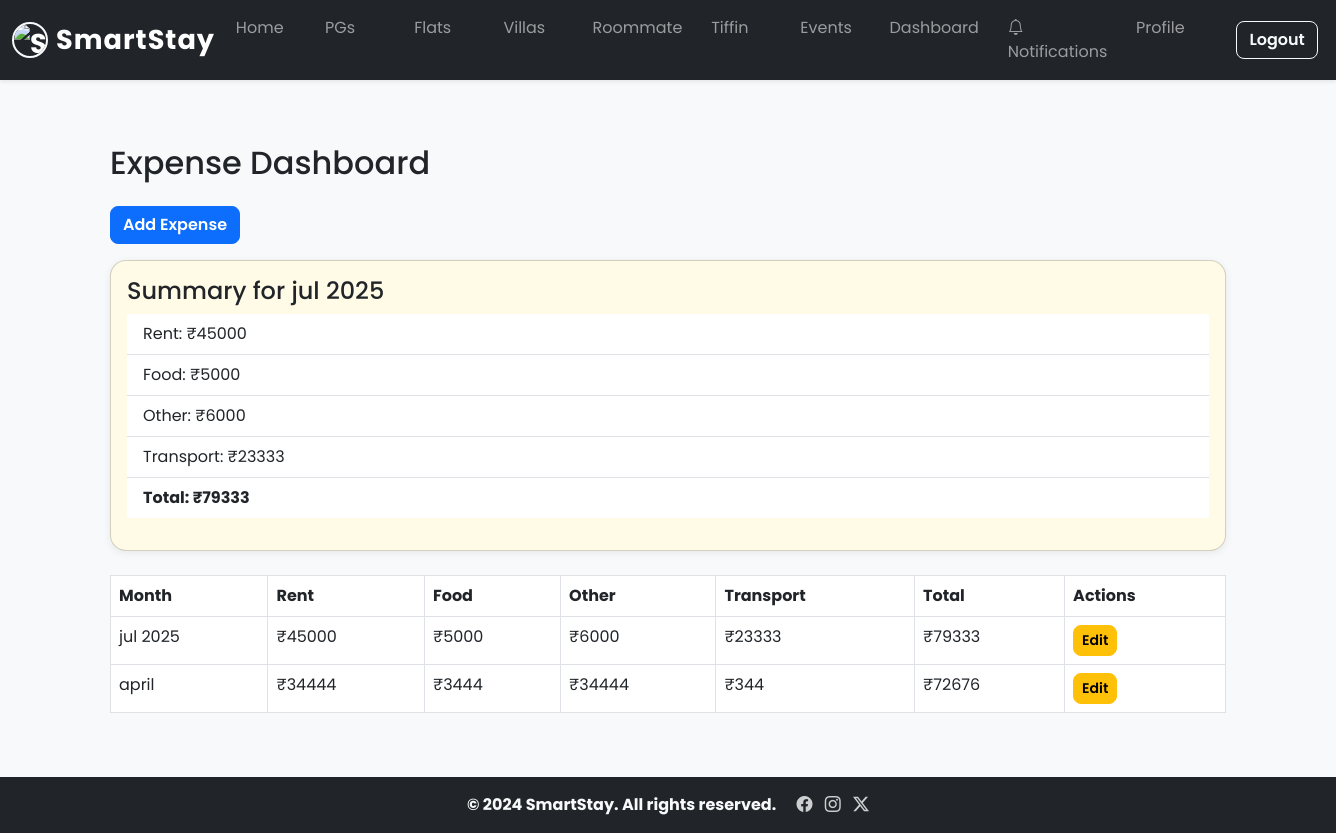
/expenses/ (signed in), run on the app's committed database.
### models/models.py (models this page shows)
class Expense(db.Model):
    id = db.Column(db.Integer, primary_key=True)
    user_id = db.Column(db.Integer, db.ForeignKey('user.id'), nullable=True)  # Optional, for multi-user
    month = db.Column(db.String(20), nullable=False)
    rent = db.Column(db.Integer, nullable=False)
    food = db.Column(db.Integer, nullable=False)
    other = db.Column(db.Integer, nullable=False)
    transport = db.Column(db.Integer, nullable=True)

### blueprints/expenses.py (the view)
@expenses_bp.route('/')
@login_required
def dashboard():
    expenses = Expense.query.filter_by(user_id=current_user.id).order_by(Expense.month.desc()).all()
    return render_template('expenses_dashboard.html', expenses=expenses)

### app.py (called while the page is built)
@login_manager.user_loader
def load_user(user_id):
    return User.query.get(int(user_id))

### templates/expenses_dashboard.html (shortened to what this page needs)
{% extends 'base.html' %}
{% block content %}
<div class="container py-5">
  <h2 class="mb-4">Expense Dashboard</h2>
  <a href="{{ url_for('expenses.add_expense') }}" class="btn btn-primary mb-3">Add Expense</a>
  {% if expenses %}
    {% set latest = expenses[0] %}
    <div class="card mb-4">
      <div class="card-body">
        <h4 class="card-title">Summary for {{ latest.month }}</h4>
        <ul class="list-group list-group-flush mb-3">
          <li class="list-group-item">Rent: ₹{{ latest.rent }}</li>
          <li class="list-group-item">Food: ₹{{ latest.food }}</li>
          <li class="list-group-item">Other: ₹{{ latest.other }}</li>
          <li class="list-group-item">Transport: ₹{{ latest.transport or 0 }}</li>
          <li class="list-group-item fw-bold">Total: ₹{{ latest.rent + latest.food + latest.other + (latest.transport or 0) }}</li>
        </ul>
      </div>
    </div>
  {% endif %}
  <table class="table table-bordered">
    <thead>
      <tr>
        <th>Month</th>
        <th>Rent</th>
        <th>Food</th>
        <th>Other</th>
        <th>Transport</th>
        <th>Total</th>
        <th>Actions</th>
      </tr>
    </thead>
    <tbody>
      {% for e in expenses %}
      <tr>
        <td>{{ e.month }}</td>
        <td>₹{{ e.rent }}</td>
        <td>₹{{ e.food }}</td>
        <td>₹{{ e.other }}</td>
        <td>₹{{ e.transport or 0 }}</td>
        <td>₹{{ e.rent + e.food + e.other + (e.transport or 0) }}</td>
        <td><a href="{{ url_for('expenses.edit_expense', expense_id=e.id) }}" class="btn btn-sm btn-warning">Edit</a></td>
      </tr>
      {% else %}
      <tr><td colspan="7">No expenses found.</td></tr>
      {% endfor %}
    </tbody>
  </table>
</div>
{% endblock %}

### templates/base.html (shortened to what this page needs)
<!DOCTYPE html>
<html lang="en">
<head>
    <link href="https://cdn.jsdelivr.net/npm/bootstrap@5.3.0/dist/css/bootstrap.min.css" rel="stylesheet">
    <link rel="stylesheet" href="https://cdnjs.cloudflare.com/ajax/libs/animate.css/4.1.1/animate.min.css"/>
    <link rel="stylesheet" href="https://unpkg.com/aos@2.3.1/dist/aos.css"/>
    <link rel="stylesheet" href="{{ url_for('static', filename='css/style.css') }}">
    <link rel="stylesheet" href="https://cdn.jsdelivr.net/npm/bootstrap-icons@1.11.3/font/bootstrap-icons.css">
</head>
<body>
    <nav class="navbar navbar-expand-lg navbar-dark bg-dark shadow-sm sticky-top py-2 animate__animated animate__fadeInDown">
        <div class="container-fluid">
            <a class="navbar-brand fw-bold d-flex align-items-center" href="/">
                <img src="/static/images/bangalore.jpg" alt="SmartStay Logo" width="36" height="36" class="rounded-circle me-2 border border-2 border-light" style="object-fit:cover;"> SmartStay
            </a>
            <div class="collapse navbar-collapse" id="navbarNav">
                <ul class="navbar-nav ms-auto mb-2 mb-lg-0">
                    <li class="nav-item"><a class="nav-link" href="/">Home</a></li>
                    <li class="nav-item"><a class="nav-link" href="/listings?type=pg">PGs</a></li>
                    <li class="nav-item"><a class="nav-link" href="/listings?type=flat">Flats</a></li>
                    <li class="nav-item"><a class="nav-link" href="/listings?type=villa">Villas</a></li>
                    <li class="nav-item"><a class="nav-link" href="/roommates/search">Roommate</a></li>
                    <li class="nav-item"><a class="nav-link" href="/tiffin">Tiffin</a></li>
                    <li class="nav-item"><a class="nav-link" href="/events">Events</a></li>
                    <li class="nav-item"><a class="nav-link" href="/dashboard">Dashboard</a></li>
                    {% if current_user.is_authenticated %}
                    <li class="nav-item">
                      <a class="nav-link position-relative" href="{{ url_for('notifications') }}">
                        <i class="bi bi-bell"></i>
                        {% set unread = current_user.notifications|selectattr('is_read', 'equalto', False)|list|length %}
                        Notifications
                      </a>
                    </li>
                    <li class="nav-item"><a class="nav-link" href="/profile">Profile</a></li>
                    {% endif %}
                </ul>
                <div class="d-flex ms-lg-3 mt-2 mt-lg-0">
                    {% if current_user.is_authenticated %}
                    <a href="/auth/logout" class="btn btn-outline-light me-2">Logout</a>
                    {% else %}
                    <a href="/auth/login" class="btn btn-outline-light me-2">Login</a>
                    <a href="/auth/signup" class="btn btn-success">Sign Up</a>
                    {% endif %}
                </div>
            </div>
        </div>
    </nav>
    <main class="flex-shrink-0">
        <div class="container pt-3">
        </div>
        {% block content %}{% endblock %}
    </main>
    <footer class="footer mt-auto py-3 bg-dark border-0 animate__animated animate__fadeInUp">
        <div class="container text-center">
            <span class="text-light fw-bold">&copy; 2024 SmartStay. All rights reserved.</span>
            <span class="ms-3">
                <a href="#" class="text-light me-2"><i class="bi bi-facebook"></i></a>
                <a href="#" class="text-light me-2"><i class="bi bi-instagram"></i></a>
                <a href="#" class="text-light"><i class="bi bi-twitter-x"></i></a>
            </span>
        </div>
    </footer>
</body>
</html>

### static/css/style.css (style rules this page uses)
body { background-color: #f8f9fa; font-family: 'Poppins', sans-serif; }
.navbar-brand { font-size: 1.7rem; letter-spacing: 1px; }
.navbar-nav .nav-link { font-size: 1rem !important; padding-left: 0.3rem !important; padding-right: 0.3rem !important; min-width: 70px; }
.card { border-radius: 1rem; transition: box-shadow 0.3s, transform 0.3s; box-shadow: 0 2px 8px rgba(0,0,0,0.07); background: #fffbe7; }
footer { font-size: 1rem; background: #222 !important; color: #fff; border-top: none !important; }
.footer a { color: #fff; opacity: 0.8; transition: opacity 0.2s; }
.btn { border-radius: 0.5rem; font-weight: 600; transition: background 0.2s, color 0.2s, box-shadow 0.2s, transform 0.2s; }

### templates/base.html (style rules this page uses)
body, h1, h2, h3, h4, h5, h6, .navbar, .footer, .btn, .card, .form-control { font-family: 'Poppins', sans-serif !important; }
.navbar-nav .nav-item { margin-right: 1.2rem; }

### data on the page
Expense: month "jul 2025", rent "45000", food "5000", other "6000", transport "23333", rent+food+other "79333", e.rent+e.food+e.other+(e.transportor0) "79333"
Expense: month "april", rent "34444", food "3444", other "34444", transport "344", e.rent+e.food+e.other+(e.transportor0) "72676"
